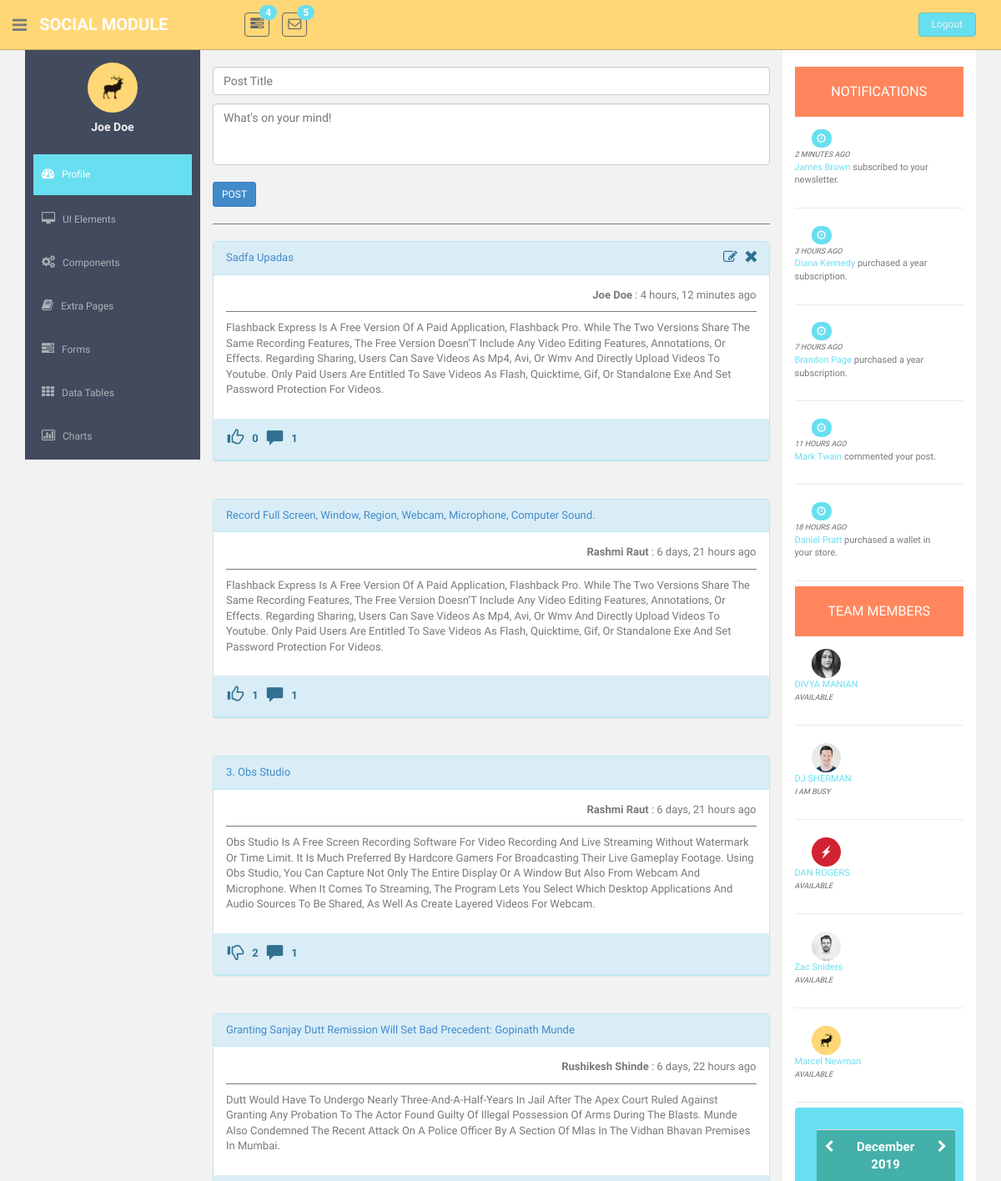
The page /dashboard/ (signed in, upper part) on the database its author committed.
### social/models.py (models this page shows, shortened)
class Post(models.Model):
    author = models.ForeignKey(settings.AUTH_USER_MODEL, on_delete=models.CASCADE)
    title = models.CharField(max_length=200)
    text = models.TextField()
    created_date = models.DateTimeField(default=timezone.now)
    published_date = models.DateTimeField(blank=True, null=True)
    is_active = models.BooleanField(default=True)

### social/views.py (the view)
# urls.py: path('dashboard/',views.dashboard,name='dashboard'),
def dashboard(request):
    user = request.user
    posts = Post.objects.filter(is_active=True).order_by("-published_date")
    return render(request,'dashboard.html',{'user': user, 'posts': posts, 'dt': dt.now, 'timezone':timezone})

### social/templates/dashboard.html (shortened to what this page needs)
{% extends 'base.html' %}
{% load static %}
{% load mathfilters %}
{% load c_filters %}
{% block content %}
{% if request.user.is_authenticated %}
  <body>
  <section id="container" >
      <header class="header black-bg">
              <div class="sidebar-toggle-box">
                  <div class="fa fa-bars tooltips" data-placement="right" data-original-title="Toggle Navigation"></div>
              </div>
            <a href="#" class="logo"><b>SOCIAL MODULE</b></a>
            <div class="nav notify-row" id="top_menu">
                <ul class="nav top-menu">
                    <li class="dropdown">
                        <a data-toggle="dropdown" class="dropdown-toggle" href="#">
                            <i class="fa fa-tasks"></i>
                            <span class="badge bg-theme">4</span>
                        </a>
                    </li>
                    <li id="header_inbox_bar" class="dropdown">
                        <a data-toggle="dropdown" class="dropdown-toggle" href="index.html#">
                            <i class="fa fa-envelope-o"></i>
                            <span class="badge bg-theme">5</span>
                        </a>
                    </li>
                </ul>
            </div>
            <div class="top-menu">
            	<ul class="nav pull-right top-menu">
                    <li><a class="logout" href="{% url 'social:logout' %}">Logout</a></li>
            	</ul>
            </div>
        </header>
      <aside>
          <div id="sidebar"  class="nav-collapse ">
              <ul class="sidebar-menu" id="nav-accordion">
              	  <p class="centered"><a href="profile.html"><img src="{% static 'img/ui-sam.jpg' %}" class="img-circle" width="60"></a></p>
              	  <h5 class="centered">{{ user.first_name | title }} {{ user.last_name | title }}</h5>
                  <li class="mt">
                      <a class="active" href="{% url 'social:profile' %}">
                          <i class="fa fa-dashboard"></i>
                          <span>Profile</span>
                      </a>
                  </li>
                  <li class="sub-menu">
                      <a href="javascript:;" >
                          <i class="fa fa-desktop"></i>
                          <span>UI Elements</span>
                      </a>
                  </li>
                  <li class="sub-menu">
                      <a href="javascript:;" >
                          <i class="fa fa-cogs"></i>
                          <span>Components</span>
                      </a>
                  </li>
                  <li class="sub-menu">
                      <a href="javascript:;" >
                          <i class="fa fa-book"></i>
                          <span>Extra Pages</span>
                      </a>
                  </li>
                  <li class="sub-menu">
                      <a href="javascript:;" >
                          <i class="fa fa-tasks"></i>
                          <span>Forms</span>
                      </a>
                  </li>
                  <li class="sub-menu">
                      <a href="javascript:;" >
                          <i class="fa fa-th"></i>
                          <span>Data Tables</span>
                      </a>
                  </li>
                  <li class="sub-menu">
                      <a href="javascript:;" >
                          <i class=" fa fa-bar-chart-o"></i>
                          <span>Charts</span>
                      </a>
                  </li>
              </ul>
          </div>
      </aside>
      <section id="main-content">
          <section class="wrapper">
              <div class="row">
                  <div class="col-lg-9 main-chart">
                      <div>
                       <form class="post-create-form" method="post" action="{% url 'social:post-create' %}">
                           <div class="form-group">
                               <p><input type="text" name="post-title" class="form-control" placeholder="Post Title"></p>
                               <p><textarea style="resize:none;" name="post-content" class="form-control" rows="3" placeholder="What's on your mind!"></textarea></p>
                               <p><button class="btn btn-sm btn-primary" type="submit" style="margin-top:10px;">POST</button></p>
                           </div>
                       </form>
                      </div><hr/>
                     <div class="row">
                         {% for post in posts %}
                       <div class="col-md-12 col-sm-12 mb" id="post-id-{{ post.id }}">
						<div class="panel panel-info ">
                            <div class="panel-heading"><a href="#" onclick="show_post({{ post.id }})" data-toggle="modal" data-target="#post_view_modal"><span id="post-title">{{ post.title | title }}</span></a>
                                {% if user.first_name == post.author.first_name and user.last_name == post.author.last_name %}
                                <div  style="float:right">
                                    <i onclick="update_post({{ post.id }})" data-toggle="modal" data-target="#updateModal" style="transform:scale(1.3,1.3);margin:0px 8px;cursor:pointer" class="fa fa-pencil-square-o" aria-hidden="true"></i>
                                    <i onclick="delete_post({{ post.id }})" style="transform:scale(1.3,1.3);cursor:pointer" class="glyphicon glyphicon-remove"></i>
                                </div>
                                {% endif %}
                            </div>
                      		<div class="panel-body">
                               <div class="row">
                                   <div class="col-md-12">
                                       <div style="float:right;">
                                           <strong id="post-author">
                                               {{ post.author.first_name | title }} {{ post.author.last_name | title }}</strong> :
                                           <span id="post-published">
                                               {{ post.published_date|timesince }} ago
                                           </span>
                                       </div>
                                   </div>
                               </div>
                                    <hr style="border-top: 1px solid #797979;margin-top:10px;margin-bottom:10px;">
                                    <p id="post-text">
                                        {% if post.text|count_length > 500 %}
                                            {{ post.text |title|show_more }}
                                            <i data-toggle="modal" data-target="#post_view_modal" onclick="show_post({{ post.id }})" style="transform:scale(1,1);cursor:pointer" class="glyphicon glyphicon-new-window"></i>
                                        {% else %}
                                            {{ post.text|title }}
                                        {% endif %}
                                    </p>
                            </div>
                            <div class="panel-heading">
                                <ul class="dlikes list-group" >
                                    {% get_like_obj post.id request.user.id as obj %}
                                    {% if obj %}
                                    <li class="list-group-item">
                                        <i onclick="dislike({{ post.id }})" style="transform:scale(1.5,1.5); cursor:pointer;" class="dislike glyphicon glyphicon-thumbs-down" aria-hidden="true"></i>
                                    </li>
                                    {% else %}
                                        <li class="list-group-item">
                                            <i onclick="like({{ post.id }})" style="transform:scale(1.5,1.5);cursor:pointer;" class="like glyphicon glyphicon-thumbs-up" aria-hidden="true"></i>
                                        </li>
                                    {%endif%}
                                    <li class="list-group-item">
                                        <strong id="like-count">{{ post.likes.count }}</strong>
                                    </li>
                                    <li class="list-group-item">
                                        <i onclick="comment({{ post.id }})" style="transform:scale(1.5,1.5); cursor:pointer;" class="glyphicon glyphicon-comment" aria-hidden="true"></i>
                                    </li>
                                    <li class="list-group-item">
                                        <strong id="comment-count">{{ post.comment_set.count }}</strong>
                                    </li>
                                </ul>
                                        {% get_comments post.comment_set.all as qs %}
                            </div>
                       </div>
                     </div>
                         {% endfor %}
                     </div>
                  </div>
                  <div class="col-lg-3 ds">
						<h3>NOTIFICATIONS</h3>
                      <div class="desc">
                      	<div class="thumb">
                      		<span class="badge bg-theme"><i class="fa fa-clock-o"></i></span>
                      	</div>
                      	<div class="details">
                      		<p><muted>2 Minutes Ago</muted><br/>
                      		   <a href="#">James Brown</a> subscribed to your newsletter.<br/>
                      		</p>
                      	</div>
                      </div>
                      <div class="desc">
                      	<div class="thumb">
                      		<span class="badge bg-theme"><i class="fa fa-clock-o"></i></span>
                      	</div>
                      	<div class="details">
                      		<p><muted>3 Hours Ago</muted><br/>
                      		   <a href="#">Diana Kennedy</a> purchased a year subscription.<br/>
                      		</p>
                      	</div>
                      </div>
                      <div class="desc">
                      	<div class="thumb">
                      		<span class="badge bg-theme"><i class="fa fa-clock-o"></i></span>
                      	</div>
                      	<div class="details">
                      		<p><muted>7 Hours Ago</muted><br/>
                      		   <a href="#">Brandon Page</a> purchased a year subscription.<br/>
                      		</p>
                      	</div>
                      </div>
                      <div class="desc">
                      	<div class="thumb">
                      		<span class="badge bg-theme"><i class="fa fa-clock-o"></i></span>
                      	</div>
                      	<div class="details">
                      		<p><muted>11 Hours Ago</muted><br/>
                      		   <a href="#">Mark Twain</a> commented your post.<br/>
                      		</p>
                      	</div>
                      </div>
                      <div class="desc">
                      	<div class="thumb">
                      		<span class="badge bg-theme"><i class="fa fa-clock-o"></i></span>
                      	</div>
                      	<div class="details">
                      		<p><muted>18 Hours Ago</muted><br/>
                      		   <a href="#">Daniel Pratt</a> purchased a wallet in your store.<br/>
                      		</p>
                      	</div>
                      </div>
						<h3>TEAM MEMBERS</h3>
                      <div class="desc">
                      	<div class="thumb">
                      		<img class="img-circle" src="assets/img/ui-divya.jpg" width="35px" height="35px" align="">
                      	</div>
                      	<div class="details">
                      		<p><a href="#">DIVYA MANIAN</a><br/>
                      		   <muted>Available</muted>
                      		</p>
                      	</div>
                      </div>
                      <div class="desc">
                      	<div class="thumb">
                      		<img class="img-circle" src="assets/img/ui-sherman.jpg" width="35px" height="35px" align="">
                      	</div>
                      	<div class="details">
                      		<p><a href="#">DJ SHERMAN</a><br/>
                      		   <muted>I am Busy</muted>
                      		</p>
                      	</div>
                      </div>
                      <div class="desc">
                      	<div class="thumb">
                      		<img class="img-circle" src="assets/img/ui-danro.jpg" width="35px" height="35px" align="">
                      	</div>
                      	<div class="details">
                      		<p><a href="#">DAN ROGERS</a><br/>
                      		   <muted>Available</muted>
                      		</p>
                      	</div>
                      </div>
                      <div class="desc">
                      	<div class="thumb">
                      		<img class="img-circle" src="assets/img/ui-zac.jpg" width="35px" height="35px" align="">
                      	</div>
                      	<div class="details">
                      		<p><a href="#">Zac Sniders</a><br/>
                      		   <muted>Available</muted>
                      		</p>
                      	</div>
                      </div>
                      <div class="desc">
                      	<div class="thumb">
                      		<img class="img-circle" src="assets/img/ui-sam.jpg" width="35px" height="35px" align="">
                      	</div>
                      	<div class="details">
                      		<p><a href="#">Marcel Newman</a><br/>
                      		   <muted>Available</muted>
                      		</p>
                      	</div>
                      </div>
                        <div id="calendar" class="mb">
                            <div class="panel green-panel no-margin">
                                <div class="panel-body">
                                    <div id="my-calendar"></div>
                                </div>
                            </div>
                        </div>
                  </div>
              </div><! --/row -->
          </section>
      </section>
  </section>
  </body>
{% endif %}
{% endblock %}

### social/templates/base.html (shortened to what this page needs)
<!DOCTYPE html>
{% load static %}
{% load c_filters %}
{% load mathfilters %}
<html lang="en">
  <head>
    <link href="{% static 'css/bootstrap.css' %}" rel="stylesheet">
    <link href="{% static 'font-awesome/css/font-awesome.css' %}" rel="stylesheet" />
    <link rel="stylesheet" type="text/css" href="{% static 'css/zabuto_calendar.css' %}">
    <link rel="stylesheet" type="text/css" href="{% static 'js/gritter/css/jquery.gritter.css' %}" />
    <link rel="stylesheet" type="text/css" href="{% static 'lineicons/style.css' %}">
    <link href="{% static 'css/style-responsive.css' %}" rel="stylesheet">
    <link href="{% static 'css/style.css' %}" rel="stylesheet">
  </head>
  <body>
   <div class="container">
       {% block content %}
       {% endblock %}
   </div>
  </body>
</html>

### rows shown on the page
Post: title "Sadfa Upadas", author.first_name "Joe", author.last_name "Doe", published_date "4 hours, 12 minutes", text "Flashback Express Is A Free Version Of A Paid Application, Flashback Pro. While The Two Versions Share The Same Recording Features, The Free Version Doesn’T Include Any Video Editing Features, Annotations, Or Effects. Regarding Sharing, Users Can Save Videos As Mp4, Avi, Or Wmv And Directly Upload Videos To Youtube. Only Paid Users Are Entitled To Save Videos As Flash, Quicktime, Gif, Or Standalone Exe And Set Password Protection For Videos.", likes.count "0", comment_set.count "1"
Post: title "Record Full Screen, Window, Region, Webcam, Microphone, Computer Sound.", author.first_name "Rashmi", author.last_name "Raut", published_date "6 days, 21 hours", text "Flashback Express Is A Free Version Of A Paid Application, Flashback Pro. While The Two Versions Share The Same Recording Features, The Free Version Doesn’T Include Any Video Editing Features, Annotations, Or Effects. Regarding Sharing, Users Can Save Videos As Mp4, Avi, Or Wmv And Directly Upload Videos To Youtube. Only Paid Users Are Entitled To Save Videos As Flash, Quicktime, Gif, Or Standalone Exe And Set Password Protection For Videos.", likes.count "1", comment_set.count "1"
Post: title "3. Obs Studio", author.first_name "Rashmi", author.last_name "Raut", published_date "6 days, 21 hours", text "Obs Studio Is A Free Screen Recording Software For Video Recording And Live Streaming Without Watermark Or Time Limit. It Is Much Preferred By Hardcore Gamers For Broadcasting Their Live Gameplay Footage. Using Obs Studio, You Can Capture Not Only The Entire Display Or A Window But Also From Webcam And Microphone. When It Comes To Streaming, The Program Lets You Select Which Desktop Applications And Audio Sources To Be Shared, As Well As Create Layered Videos For Webcam.", likes.count "2", comment_set.count "1"
Post: title "Granting Sanjay Dutt Remission Will Set Bad Precedent: Gopinath Munde", author.first_name "Rushikesh", author.last_name "Shinde", published_date "6 days, 22 hours", text "Dutt Would Have To Undergo Nearly Three-And-A-Half-Years In Jail After The Apex Court Ruled Against Granting Any Probation To The Actor Found Guilty Of Illegal Possession Of Arms During The Blasts. Munde Also Condemned The Recent Attack On A Police Officer By A Section Of Mlas In The Vidhan Bhavan Premises In Mumbai."

### other values the page prints
{{ user.first_name | title }} "Joe"
{{ user.last_name | title }} "Doe"
